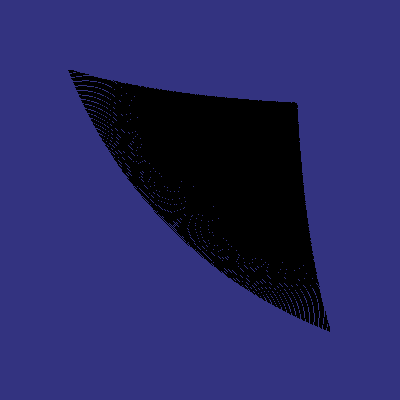

Write the Python code that produced this figure.
#!/usr/bin/env python

# Demonstrate vtkPointSetStreamer streaming a sphere point set into
# buckets, rendering the first non-empty bucket.

# Factory overrides
import vtkmodules.vtkInteractionStyle  # noqa: F401
import vtkmodules.vtkRenderingFreeType  # noqa: F401
import vtkmodules.vtkRenderingOpenGL2  # noqa: F401

from vtkmodules.vtkFiltersGeometryPreview import vtkPointSetStreamer
from vtkmodules.vtkFiltersSources import vtkSphereSource
from vtkmodules.vtkRenderingCore import (
    vtkActor,
    vtkPolyDataMapper,
    vtkRenderWindow,
    vtkRenderWindowInteractor,
    vtkRenderer,
)

# High-resolution sphere
sphere = vtkSphereSource()
sphere.SetCenter(0, 0, 0)
sphere.SetRadius(0.5)
sphere.SetPhiResolution(2000)
sphere.SetThetaResolution(2000)

# Stream into buckets of 75000 points
streamer = vtkPointSetStreamer()
streamer.SetInputConnection(sphere.GetOutputPort())
streamer.SetNumberOfPointsPerBucket(75000)
streamer.Update()

# Find the first non-empty bucket
for i in range(streamer.GetNumberOfBuckets()):
    streamer.SetBucketId(i)
    streamer.Update()
    if streamer.GetOutput().GetNumberOfPoints() > 0:
        break

# Mapper
mapper = vtkPolyDataMapper()
mapper.SetInputConnection(streamer.GetOutputPort())

actor = vtkActor()
actor.SetMapper(mapper)

# Renderer
renderer = vtkRenderer()
renderer.SetBackground(0.2, 0.2, 0.5)
renderer.AddActor(actor)

# Window
render_window = vtkRenderWindow()
render_window.AddRenderer(renderer)
render_window.SetSize(400, 400)
render_window.SetWindowName("pointset streamer")

# Interactor
interactor = vtkRenderWindowInteractor()
interactor.SetRenderWindow(render_window)

# Scene
renderer.ResetCamera()

interactor.Initialize()
interactor.Start()
